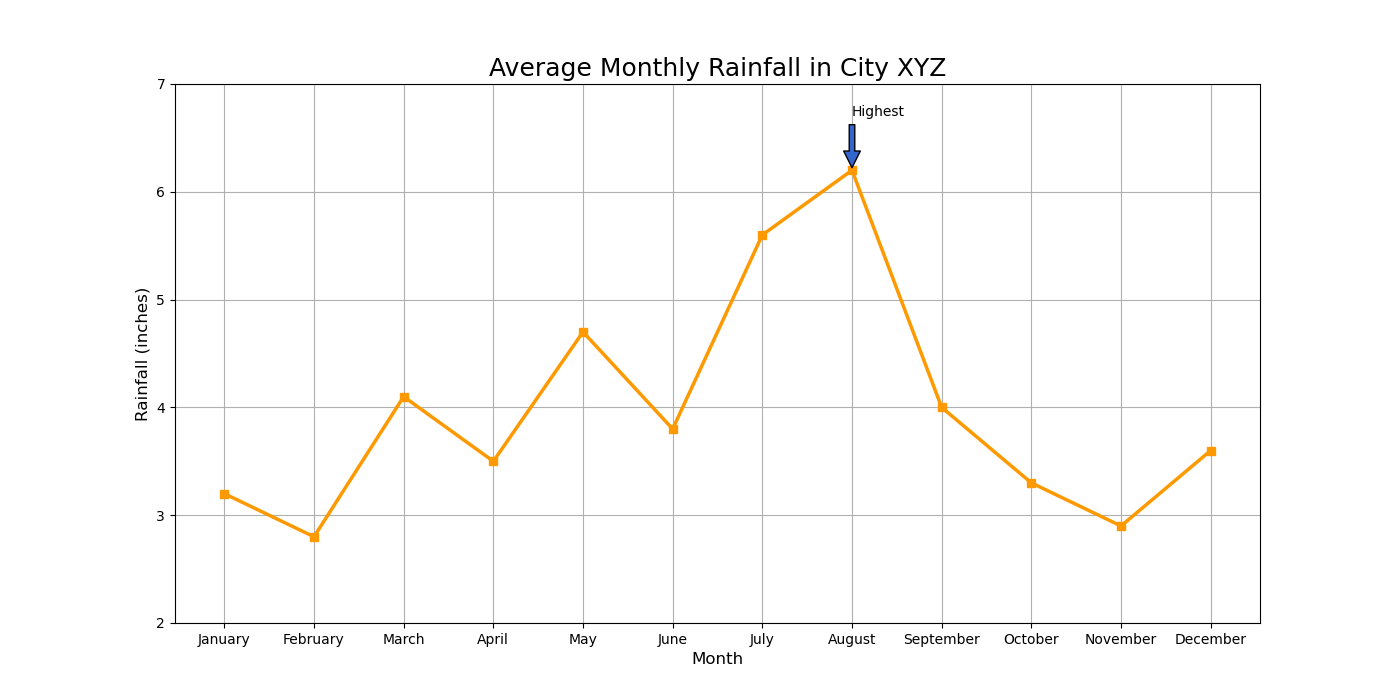

Here is the Python script that generated this plot:

import matplotlib.pyplot as plt

# Data
months = ['January', 'February', 'March', 'April', 'May', 'June', 'July', 'August', 'September', 'October', 'November', 'December']
rainfall = [3.2, 2.8, 4.1, 3.5, 4.7, 3.8, 5.6, 6.2, 4.0, 3.3, 2.9, 3.6]

# Plotting the line chart
plt.figure(figsize=(14, 7))
plt.plot(months, rainfall, marker='s', linestyle='-', color='#ff9900', linewidth=2.5)

# Adding title and labels
plt.title('Average Monthly Rainfall in City XYZ', fontsize=18)
plt.xlabel('Month', fontsize=12)
plt.ylabel('Rainfall (inches)', fontsize=12)

# Adding an annotation for the highest rainfall
highest_rainfall_index = rainfall.index(max(rainfall))
highest_rainfall_month = months[highest_rainfall_index]
plt.annotate('Highest', xy=(highest_rainfall_index, max(rainfall)), xytext=(highest_rainfall_index, max(rainfall) + 0.5),
             arrowprops=dict(facecolor='#3366cc', shrink=0.05))

# Add a grid, set axis ranges and show the plot
plt.grid(True)
plt.ylim(2, 7)
plt.show()
